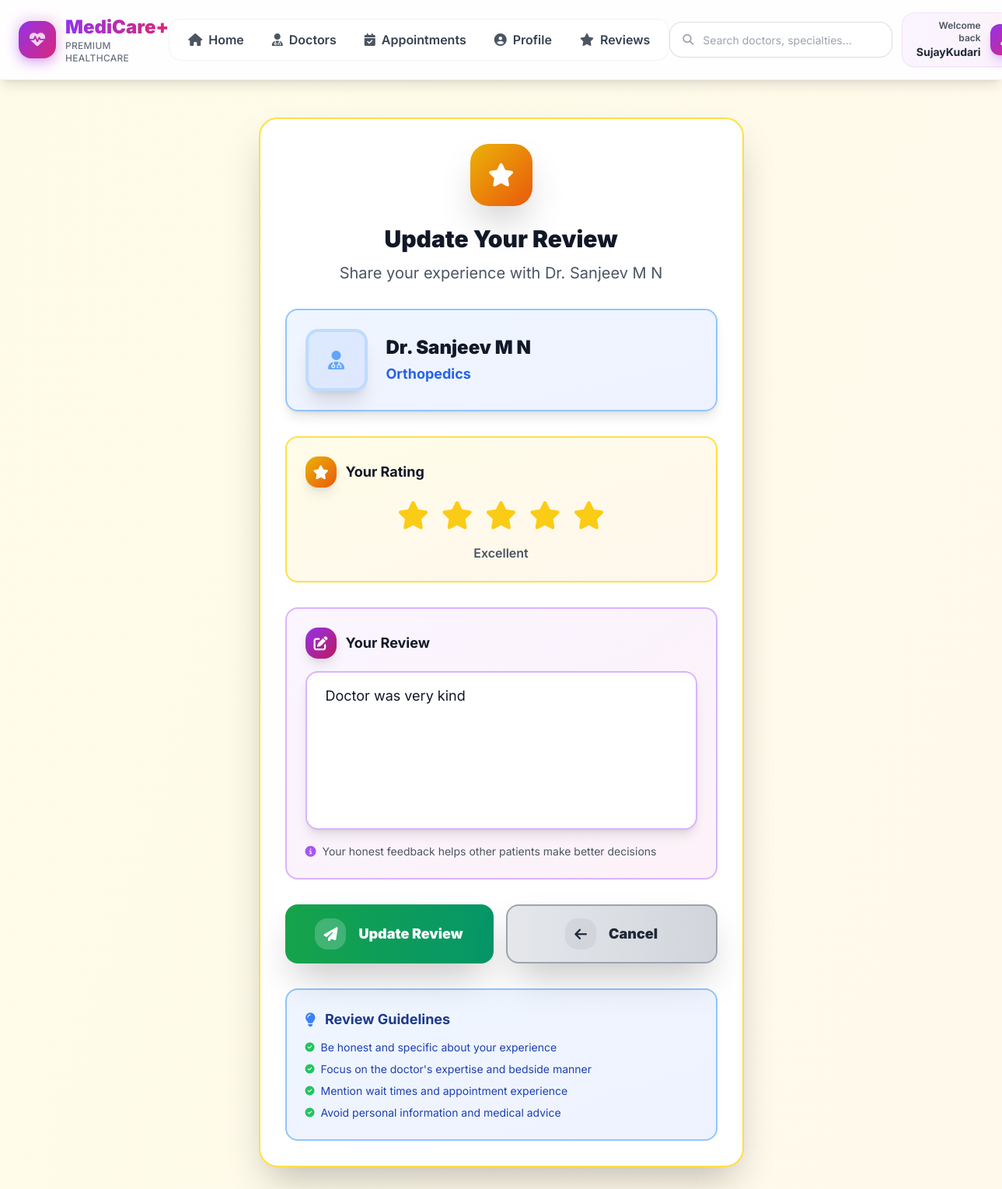
/doctor/1/review/ (signed in), run on the app's committed database.
### core/models.py (models this page shows, shortened)
class Doctor(models.Model):
    SPECIALIZATION_CHOICES = [
        ('cardiology', 'Cardiology'),
        ('dermatology', 'Dermatology'),
        ('pediatrics', 'Pediatrics'),
        ('orthopedics', 'Orthopedics'),
        ('neurology', 'Neurology'),
        ('gynecology', 'Gynecology'),
        ('psychiatry', 'Psychiatry'),
        ('dentistry', 'Dentistry'),
        ('ophthalmology', 'Ophthalmology'),
        ('general', 'General Medicine'),
    ]
    name = models.CharField(max_length=100)
    specialization = models.CharField(max_length=50, choices=SPECIALIZATION_CHOICES, default='general')
    experience = models.PositiveIntegerField(default=0)
    hospital = models.CharField(max_length=200)
    address = models.TextField()
    city = models.CharField(max_length=100)
    fee = models.DecimalField(max_digits=8, decimal_places=2, validators=[MinValueValidator(0)])
    image = models.ImageField(upload_to='doctors/', blank=True, null=True)
    description = models.TextField(blank=True, null=True)
    rating = models.DecimalField(max_digits=3, decimal_places=1, default=0.0)
    is_available = models.BooleanField(default=True)
    created_at = models.DateTimeField(auto_now_add=True)
    updated_at = models.DateTimeField(auto_now=True)
    class Meta:
        ordering = ['-created_at']

class Review(models.Model):
    RATING_CHOICES = [
        (1, '1 Star'),
        (2, '2 Stars'),
        (3, '3 Stars'),
        (4, '4 Stars'),
        (5, '5 Stars'),
    ]
    user = models.ForeignKey(User, on_delete=models.CASCADE, related_name='reviews')
    doctor = models.ForeignKey(Doctor, on_delete=models.CASCADE, related_name='reviews')
    rating = models.IntegerField(choices=RATING_CHOICES, validators=[MinValueValidator(1), MaxValueValidator(5)])
    comment = models.TextField(max_length=1000)
    created_at = models.DateTimeField(auto_now_add=True)
    updated_at = models.DateTimeField(auto_now=True)
    class Meta:
        ordering = ['-created_at']
        unique_together = ['user', 'doctor']

### core/views.py (the view, shortened to what this page needs)
# urls.py: path('doctor/<int:doctor_id>/review/', views.submit_review, name='submit_review'),
@login_required
def submit_review(request, doctor_id):
    doctor = get_object_or_404(Doctor, id=doctor_id)
    has_consulted = Appointment.objects.filter(
        user=request.user,
        doctor=doctor,
        status='completed'
    ).exists()
    if not has_consulted:
        messages.error(request, 'You can only review doctors after you have completed your consultation.')
        return redirect('doctor_detail', id=doctor_id)
    existing_review = Review.objects.filter(user=request.user, doctor=doctor).first()
    context = {
        'doctor': doctor,
        'existing_review': existing_review,
    }
    return render(request, 'submit_review.html', context)

### templates/submit_review.html (shortened to what this page needs)
{% extends 'base.html' %}
{% load static %}
{% block extra_content %}
<div class="min-h-screen bg-gradient-to-br from-yellow-50 to-orange-50 py-12">
    <div class="max-w-2xl mx-auto px-4 sm:px-6">
        <div class="bg-white rounded-3xl p-8 border-2 border-yellow-300 shadow-2xl">
            <div class="text-center mb-8">
                <div class="w-20 h-20 mx-auto bg-gradient-to-br from-yellow-500 to-orange-600 rounded-3xl flex items-center justify-center mb-6 shadow-2xl">
                    <i class="fas fa-star text-white text-3xl"></i>
                </div>
                <h1 class="text-3xl font-black text-gray-900 mb-3">
                    {% if existing_review %}Update Your Review{% else %}Write a Review{% endif %}
                </h1>
                <p class="text-xl text-gray-600">Share your experience with Dr. {{ doctor.name }}</p>
            </div>
            <div class="flex items-center gap-6 p-6 bg-gradient-to-br from-blue-50 to-indigo-50 rounded-2xl border-2 border-blue-300 mb-8 shadow-lg">
                {% if doctor.image %}
                    <img src="{{ doctor.image.url }}"
                         alt="Dr. {{ doctor.name }}"
                         class="w-20 h-20 rounded-2xl object-cover border-4 border-blue-200 shadow-xl">
                {% else %}
                    <div class="w-20 h-20 rounded-2xl bg-gradient-to-br from-blue-100 to-indigo-100 flex items-center justify-center border-4 border-blue-200 shadow-xl">
                        <i class="fas fa-user-md text-blue-400 text-2xl"></i>
                    </div>
                {% endif %}
                <div>
                    <h3 class="text-2xl font-black text-gray-900">Dr. {{ doctor.name }}</h3>
                    <p class="text-blue-600 font-bold text-lg mt-1">{{ doctor.get_specialization_display }}</p>
                </div>
            </div>
            <form method="post" class="space-y-8">
                <div class="bg-gradient-to-br from-yellow-50 to-orange-50 rounded-2xl p-6 border-2 border-yellow-300">
                    <label class="block text-lg font-bold text-gray-900 mb-4 flex items-center gap-3">
                        <div class="w-10 h-10 bg-gradient-to-br from-yellow-500 to-orange-600 rounded-2xl flex items-center justify-center shadow-lg">
                            <i class="fas fa-star text-white"></i>
                        </div>
                        Your Rating
                    </label>
                    <div class="flex justify-center space-x-4" id="rating-stars">
                        {% for i in "12345" %}
                            <button type="button"
                                    class="text-4xl rating-star transition-all duration-300 transform hover:scale-110 {% if existing_review and forloop.counter <= existing_review.rating %}text-yellow-400{% else %}text-gray-300{% endif %}"
                                    data-rating="{{ forloop.counter }}">
                                <i class="fas fa-star"></i>
                            </button>
                        {% endfor %}
                    </div>
                    <p class="text-center text-gray-600 mt-4 font-semibold" id="rating-text">
                    </p>
                </div>
                <div class="bg-gradient-to-br from-purple-50 to-pink-50 rounded-2xl p-6 border-2 border-purple-300">
                    <label for="comment" class="block text-lg font-bold text-gray-900 mb-4 flex items-center gap-3">
                        <div class="w-10 h-10 bg-gradient-to-br from-purple-600 to-pink-700 rounded-2xl flex items-center justify-center shadow-lg">
                            <i class="fas fa-edit text-white"></i>
                        </div>
                        Your Review
                    </label>
                    <textarea name="comment" id="comment" rows="6"
                              class="w-full border-2 border-purple-300 rounded-2xl px-6 py-4 text-lg focus:ring-2 focus:ring-purple-500 focus:border-purple-500 transition-all duration-300 bg-white shadow-lg resize-none"
                              placeholder="Share your experience with this doctor... What did you like? How was the service? Any suggestions?">{% if existing_review %}{{ existing_review.comment }}{% endif %}</textarea>
                    <p class="text-sm text-gray-600 mt-3 flex items-center gap-2">
                        <i class="fas fa-info-circle text-purple-500"></i>
                        Your honest feedback helps other patients make better decisions
                    </p>
                </div>
                <div class="flex flex-col sm:flex-row gap-4">
                    <button type="submit"
                            class="flex-1 bg-gradient-to-r from-green-600 to-emerald-600 text-white font-black py-4 px-8 rounded-2xl hover:shadow-2xl hover:scale-105 transition-all duration-300 flex items-center justify-center gap-4 text-lg shadow-2xl">
                        <div class="w-10 h-10 bg-white bg-opacity-20 rounded-2xl flex items-center justify-center">
                            <i class="fas fa-paper-plane"></i>
                        </div>
                        {% if existing_review %}Update Review{% else %}Submit Review{% endif %}
                    </button>
                    <a href="{% url 'doctor_detail' doctor.id %}"
                       class="flex-1 bg-gradient-to-r from-gray-200 to-gray-300 text-gray-800 font-black py-4 px-8 rounded-2xl border-2 border-gray-400 hover:shadow-2xl hover:scale-105 transition-all duration-300 flex items-center justify-center gap-4 text-lg shadow-2xl">
                        <div class="w-10 h-10 bg-gray-500 bg-opacity-10 rounded-2xl flex items-center justify-center">
                            <i class="fas fa-arrow-left"></i>
                        </div>
                        Cancel
                    </a>
                </div>
            </form>
            <div class="mt-8 bg-gradient-to-br from-blue-50 to-indigo-50 rounded-2xl p-6 border-2 border-blue-300">
                <h4 class="font-bold text-blue-900 text-lg mb-3 flex items-center gap-3">
                    <i class="fas fa-lightbulb text-blue-500"></i>
                    Review Guidelines
                </h4>
                <ul class="text-blue-800 space-y-2 text-sm">
                    <li class="flex items-center gap-2">
                        <i class="fas fa-check-circle text-green-500 text-xs"></i>
                        Be honest and specific about your experience
                    </li>
                    <li class="flex items-center gap-2">
                        <i class="fas fa-check-circle text-green-500 text-xs"></i>
                        Focus on the doctor's expertise and bedside manner
                    </li>
                    <li class="flex items-center gap-2">
                        <i class="fas fa-check-circle text-green-500 text-xs"></i>
                        Mention wait times and appointment experience
                    </li>
                    <li class="flex items-center gap-2">
                        <i class="fas fa-check-circle text-green-500 text-xs"></i>
                        Avoid personal information and medical advice
                    </li>
                </ul>
            </div>
        </div>
    </div>
</div>
{% endblock extra_content %}

### templates/base.html (shortened to what this page needs)
{% load static %}
<!DOCTYPE html>
<html lang="en">
<head>
  <script src="https://cdn.tailwindcss.com"></script>
  <link rel="stylesheet" href="https://cdnjs.cloudflare.com/ajax/libs/font-awesome/6.4.0/css/all.min.css">
  <link rel="stylesheet" href="{% static 'css/base.css' %}" />
</head>
<body class="text-gray-900 bg-gradient-to-br from-purple-50 via-pink-50 to-orange-50 font-['Inter'] antialiased">
  <header class="bg-white/90 backdrop-blur-xl border-b border-gray-200/60 sticky top-0 z-50 shadow-lg">
    <div class="w-full px-4 sm:px-6">
      <div class="flex items-center justify-between py-4">
        <a href="{% url 'home' %}" class="flex items-center space-x-3 group transition-all duration-500 hover:scale-105">
          <div class="relative">
            <div class="w-12 h-12 bg-gradient-to-br from-purple-600 to-pink-600 rounded-2xl flex items-center justify-center shadow-lg shadow-purple-500/25 group-hover:shadow-purple-500/40 group-hover:rotate-3 transition-all duration-500">
              <i class="fas fa-heart-pulse text-white text-xl"></i>
            </div>
            <div class="absolute -inset-1 bg-gradient-to-r from-purple-600 to-pink-600 rounded-2xl blur opacity-20 group-hover:opacity-30 transition duration-1000 group-hover:duration-200"></div>
          </div>
          <div class="flex flex-col">
            <h1 class="text-2xl font-black bg-gradient-to-r from-purple-600 to-pink-600 bg-clip-text text-transparent">MediCare+</h1>
            <p class="text-xs text-gray-500 font-medium tracking-wide">PREMIUM HEALTHCARE</p>
          </div>
        </a>
        <nav class="hidden lg:flex items-center space-x-1 bg-white/50 rounded-2xl px-2 py-1 backdrop-blur-sm border border-gray-200/50">
          <a href="{% url 'home' %}" class="nav-modern group relative px-4 py-2.5 rounded-xl transition-all duration-300">
            <div class="flex items-center space-x-2">
              <i class="fas fa-home text-gray-600 group-hover:text-purple-600 transition-colors duration-300"></i>
              <span class="font-semibold text-gray-700 group-hover:text-gray-900">Home</span>
            </div>
          </a>
          <a href="{% url 'doctors' %}" class="nav-modern group relative px-4 py-2.5 rounded-xl transition-all duration-300">
            <div class="flex items-center space-x-2">
              <i class="fas fa-user-md text-gray-600 group-hover:text-purple-600 transition-colors duration-300"></i>
              <span class="font-semibold text-gray-700 group-hover:text-gray-900">Doctors</span>
            </div>
          </a>
          {% if user.is_authenticated %}
          <a href="{% url 'my_appointments' %}" class="nav-modern group relative px-4 py-2.5 rounded-xl transition-all duration-300">
            <div class="flex items-center space-x-2">
              <i class="fas fa-calendar-check text-gray-600 group-hover:text-purple-600 transition-colors duration-300"></i>
              <span class="font-semibold text-gray-700 group-hover:text-gray-900">Appointments</span>
            </div>
          </a>
          <a href="{% url 'profile' %}" class="nav-modern group relative px-4 py-2.5 rounded-xl transition-all duration-300">
            <div class="flex items-center space-x-2">
              <i class="fas fa-user-circle text-gray-600 group-hover:text-purple-600 transition-colors duration-300"></i>
              <span class="font-semibold text-gray-700 group-hover:text-gray-900">Profile</span>
            </div>
          </a>
          {% endif %}
          <a href="{% url 'all_reviews' %}" class="nav-modern group relative px-4 py-2.5 rounded-xl transition-all duration-300">
            <div class="flex items-center space-x-2">
              <i class="fas fa-star text-gray-600 group-hover:text-purple-600 transition-colors duration-300"></i>
              <span class="font-semibold text-gray-700 group-hover:text-gray-900">Reviews</span>
            </div>
          </a>
        </nav>
        <div class="flex items-center space-x-3">
          <div class="hidden md:flex items-center bg-white border border-gray-300/80 rounded-2xl px-4 py-2.5 transition-all duration-300 hover:border-purple-400 hover:shadow-lg hover:shadow-purple-500/10 focus-within:border-purple-500 focus-within:shadow-lg focus-within:shadow-purple-500/20 focus-within:scale-105 w-60 lg:w-72">
            <i class="fas fa-search text-gray-400 mr-3 text-sm transition-colors duration-300 focus-within:text-purple-500"></i>
            <form action="{% url 'unified_search' %}" method="get" class="flex-1">
              <input
                type="text"
                name="q"
                placeholder="Search doctors, specialties..."
                class="bg-transparent border-none focus:ring-0 placeholder-gray-400 text-gray-700 text-sm w-full focus:outline-none"
                value="{{ request.GET.q }}"
              >
            </form>
          </div>
          <div class="flex items-center space-x-2">
            {% if user.is_authenticated %}
              <div class="hidden xl:flex items-center space-x-3 bg-gradient-to-r from-purple-50 to-pink-50 rounded-2xl px-4 py-2 border border-purple-200/60 shadow-sm">
                <div class="text-right">
                  <p class="text-xs font-semibold text-gray-600">Welcome back</p>
                  <p class="text-sm font-bold text-gray-800">{{ user.username }}</p>
                </div>
                <div class="w-10 h-10 bg-gradient-to-br from-purple-600 to-pink-600 rounded-xl flex items-center justify-center shadow-lg shadow-purple-500/30">
                </div>
              </div>
            {% endif %}
          </div>
        </div>
      </div>
    </div>
  </header>
  <main class="min-h-screen">
    {% block extra_content %}
    {% endblock extra_content %}
  </main>
</body>
</html>

### static/css/base.css (style rules this page uses)
:root { --primary: #8b5cf6; --secondary: #7c3aed; --accent1: #10b981; --accent2: #059669; --accent3: #ef4444; --accent4: #f59e0b; --medical-purple: #7c3aed; --health-pink: #db2777; }
.nav-modern { position: relative; transition: all 0.3s cubic-bezier(0.4, 0, 0.2, 1); }

### data on the page
Doctor: name "Sanjeev M N", specialization "Orthopedics"
Review: comment "Doctor was very kind"

### other printed values
{{ user.username }} "SujayKudari"
